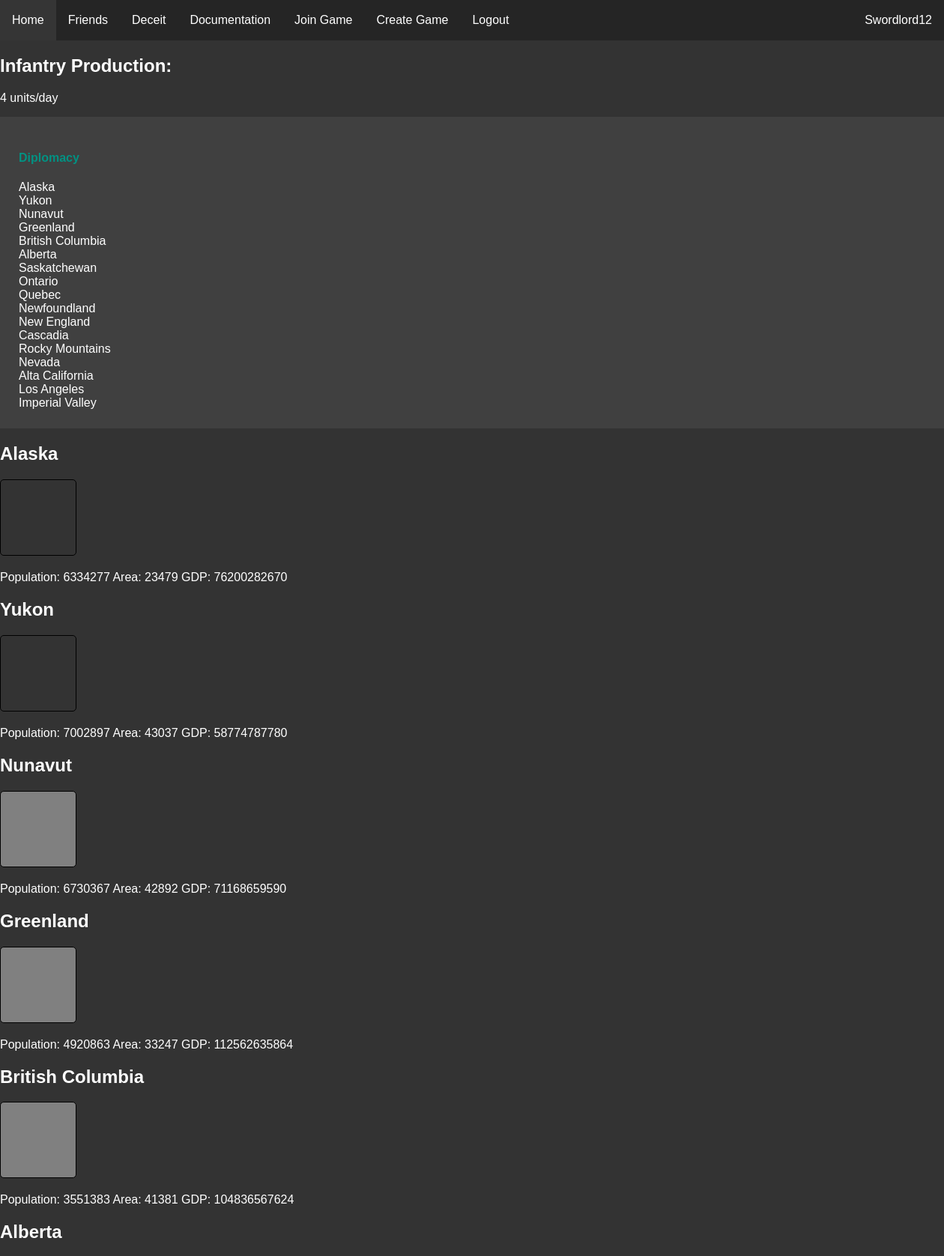
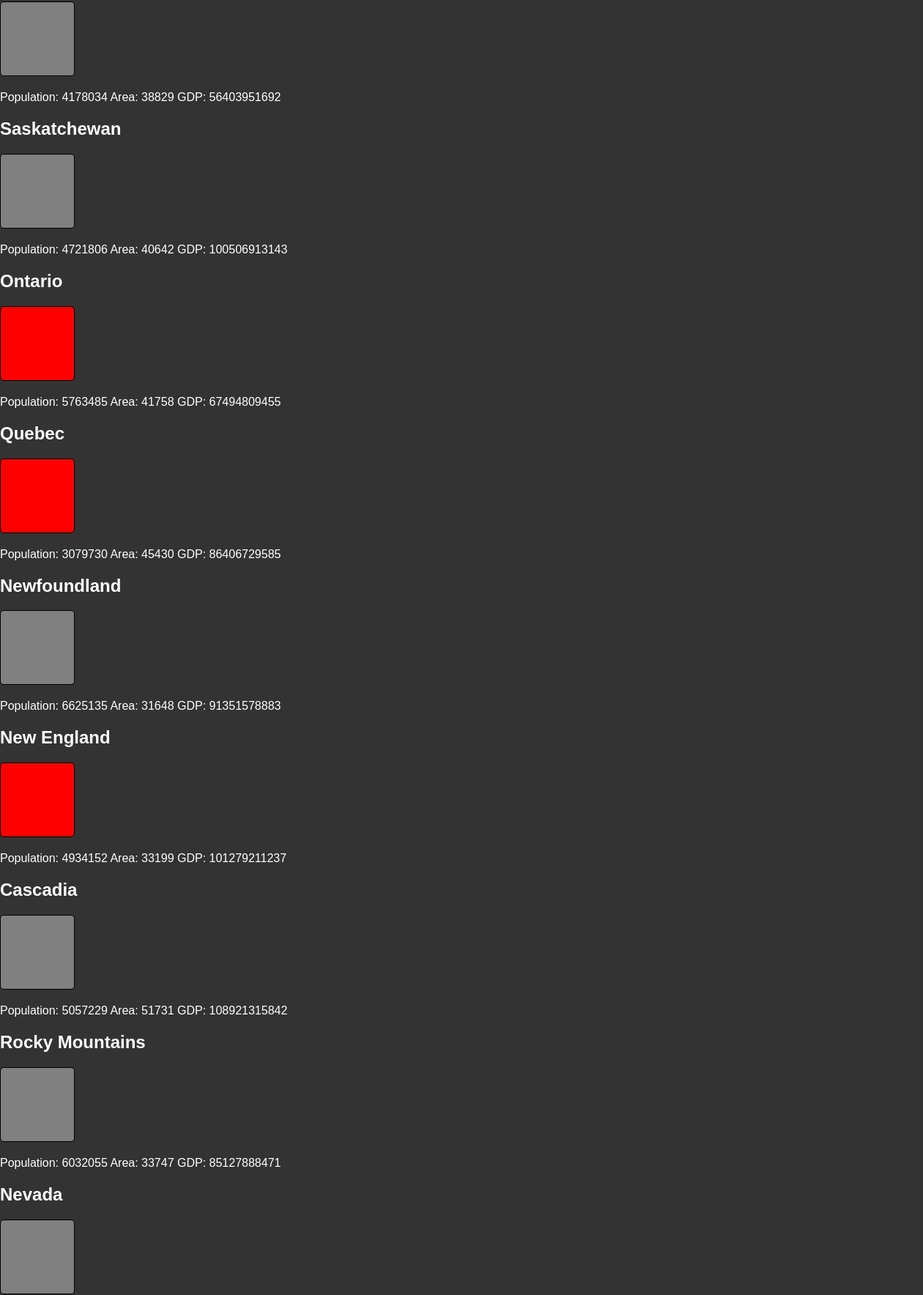
Screenshot of /rooms/4/map (signed in, upper part) with the database file from the repository (2 pictures, top to bottom).
### website/models.py (models this page shows)
class User(db.Model, UserMixin):
    id = db.Column(db.Integer, primary_key=True)
    email = db.Column(db.String(150), unique=True)
    password = db.Column(db.String(150))
    username = db.Column(db.String(150))
    pfp = db.Column(db.String(50))
    admin = db.Column(db.String(50))

class Territories(db.Model):
    id = db.Column(db.Integer, primary_key=True)
    territory_id = db.Column(db.Integer)
    name = db.Column(db.String(50))
    owner = db.Column(db.Integer)
    color = db.Column(db.String(15))
    game = db.Column(db.Integer, db.ForeignKey('game.id'))
    pop = db.Column(db.Integer)
    gdp = db.Column(db.Integer)
    area = db.Column(db.Integer)
    oil = db.Column(db.String(5))
    forts = db.Column(db.Integer)
    uranium = db.Column(db.String(5))
    gold = db.Column(db.String(5))
    coast = db.Column(db.String(5))
    biome = db.Column(db.String(20))
    region = db.Column(db.String(25))

### website/rooms.py (the view)
@rooms.route('<int:game_id>/map', methods=['POST', 'GET'])
@login_required
def map(game_id):
    players = []
    players_output = []
    empires = {}
    empire_colors = []
    avail_colors = []
    id = game_id
    current_gov = None
    current_color = None
    current_tag = None
    current_empire = "None"
    games = db.session.query(Game).filter_by(id = game_id).first()
    if current_user.id == games.host:
        is_host = True
    else:
        is_host = False
    for filtered in db.session.query(GamesJoined).filter_by(game = game_id):
        players.append(filtered.user)
    for player in players:
        for result in db.session.query(User).filter_by(id=player):
            players_output.append([result, url_for('profiles.profile', user_id=result.id)])
    for empire in db.session.query(Empires).filter_by(game=id):
        empires[f"{empire.user}"]=empire.name
        if empire.user == current_user.id:
            current_empire = empire
            current_gov = current_empire.gov
            current_color = current_empire.color
        if empire.color != "None":
            fixed_empire_color = str(empire.color).lower().replace(' ', '-')
            empire_colors.append(fixed_empire_color)
        else:
            empire_colors.append('white')
    for color in colors:
        if color[2] == current_color:
            current_tag = color[0]
        if color[2] not in empire_colors:
            avail_colors.append(color)
    avail_colors.append([current_tag, str(current_color).title().replace('-', ' '), current_color])
    territory_list = []
    for territory in db.session.query(Territories).filter_by(game=game_id):
        territory_list.append(territory)
    total_area = 0
    total_pop = 0
    total_gdp = 0
    total_forts = 0
    for territory in db.session.query(Territories).filter_by(game=game_id, owner=current_empire.id):
        total_area += territory.area
        total_pop += territory.pop
        total_gdp += territory.gdp
        total_forts += territory.forts
    infantry = infantry_calc(total_area, total_pop, total_gdp, total_forts)
    return render_template("map.html", user=current_user, territory_list=territory_list, players = players_output, game = games, game_id = id, empire_key=empires, is_host=is_host,
                            used_colors=empire_colors, colors=colors, id=id, current_empire=current_empire, avail_colors=avail_colors, current_color=current_color, govs=governments,
                            current_gov=current_gov, infantry=infantry)

### website/rooms.py (called while the page is built)
def infantry_calc(area, pop, gdp, forts):
    infantry = round(area/100000+pop/4000000+gdp/1000000000000) + round(forts/2)
    return infantry

### website/templates/map.html (shortened to what this page needs)
{% extends "base.html" %} {% block title %}Map{% endblock %}
{% block content %}
<head>
    <link rel="stylesheet" type="text/css" href="/static/css/map.css" />
</head>
<br/>
<br/>
<br/>
<h2>Infantry Production:</h2>
<p>{{infantry}} units/day</p>
<div style="width: 100%;
            height: 10%;
            margin: 0;
            border: 2px solid;
            padding: 25px;
            background-color: #404040;
            border: none;
            overflow: hidden;
            ">
    <h4><a class="link" href="{{url_for('rooms.diplomacy', game_id=game_id)}}">Diplomacy</a></h4>
    {% for territory in territory_list %}
        <div class="overlay">{{territory.name}}</div>
    {% endfor %}
</div>
<div id="containers" style="overflow: hidden;">
    {% for territory in territory_list %}
        <h2>{{territory.name}}</h2>
        <div class="box" style= "background-color: {{territory.color}}; display: inline-block; width: 100px; height: 100px;">
        </div>
        <p>Population: {{territory.pop}} Area: {{territory.area}} GDP: {{territory.gdp}}</p>
    {% endfor %}
</div>
{% endblock %}

### website/templates/base.html (shortened to what this page needs)
<!DOCTYPE html>
<html lang="en">
<head>
    <link rel="stylesheet" type="text/css" href="/static/css/main.css" />
</head>
<body>
    <ul class="navbar">
      {% if user.is_authenticated %}
      <li><a class="nav-item nav-link" id="home" href="/">Home</a></li>
      <li><a class="nav-item nav-link" id="friends" href="/user/friends">Friends</a></li>
      <li><a class="nav-item nav-link" id="deceit" href="/deceit">Deceit</a></li>
      <li><a class="nav-item nav-link" id="docs" href="/docs/">Documentation</a></li>
      <li><a class="nav-item nav-link" id="join_game" href="/join-game">Join Game</a></li>
      <li><a class="nav-item nav-link" id="create_game" href="/create-game">Create Game</a></li>
      <li><a class="nav-item nav-link" id="logout" href="/logout">Logout</a></li>
      <li><a class="nav-user nav-link" id="user_link" href="{{url_for('profiles.profile', user_id=user.id)}}">{{ user.username }}</a></li>
      {% else %}
      <li><a class="nav-item nav-link" id="login" href="/login">Login</a></li>
      <li><a class="nav-item nav-link" id="signUp" href="/sign-up">Sign Up</a></li>
      {% endif %}
    </ul>
    <div id="main_div">
    <div class="container">
        {% block content %}
        {% endblock %}
    </div>
    </div>
</body>
</html>

### website/static/css/main.css (style rules this page uses)
#main_div { margin-top: 30px; padding: 20px; }
body { margin: 0px; background-color: #333333; color: white; }
.navbar { list-style-type: none; margin: 0; padding: 0; overflow: hidden; background-color: #252525; position: fixed; top: 0; width: 100%; }
.nav-item { float: left; }
.nav-user { float:right; }
.nav-link { display: block; color: white; text-align: center; padding: 18px 16px; text-decoration: none; }
.box { display: inline-block; height: 25px; width: 25px; margin-bottom: 0px; margin-right: 5px; border: 1px solid black; border-radius: 5px; clear: both; background-size: 25px 25px; }
html { font-family: Arial, Helvetica, sans-serif; }
.link { color:rgb(0, 145, 130); text-decoration: none; }

### website/static/css/map.css (style rules this page uses)
html, body, #main_div { margin: 0; padding: 0; }

### rows the page displays
User: username "Swordlord12"
Territories: name "Alaska", pop "6334277", area "23479", gdp "76200282670"
Territories: name "Yukon", pop "7002897", area "43037", gdp "58774787780"
Territories: name "Nunavut", pop "6730367", area "42892", gdp "71168659590"
Territories: name "Greenland", pop "4920863", area "33247", gdp "112562635864"
Territories: name "British Columbia", pop "3551383", area "41381", gdp "104836567624"
Territories: name "Alberta", pop "4178034", area "38829", gdp "56403951692"
Territories: name "Saskatchewan", pop "4721806", area "40642", gdp "100506913143"
Territories: name "Ontario", pop "5763485", area "41758", gdp "67494809455"
Territories: name "Quebec", pop "3079730", area "45430", gdp "86406729585"
Territories: name "Newfoundland", pop "6625135", area "31648", gdp "91351578883"
Territories: name "New England", pop "4934152", area "33199", gdp "101279211237"
Territories: name "Cascadia", pop "5057229", area "51731", gdp "108921315842"
Territories: name "Rocky Mountains", pop "6032055", area "33747", gdp "85127888471"
Territories: name "Nevada"
Territories: name "Alta California"
Territories: name "Los Angeles"
Territories: name "Imperial Valley"

### other values shown
{{ infantry }} "4"
